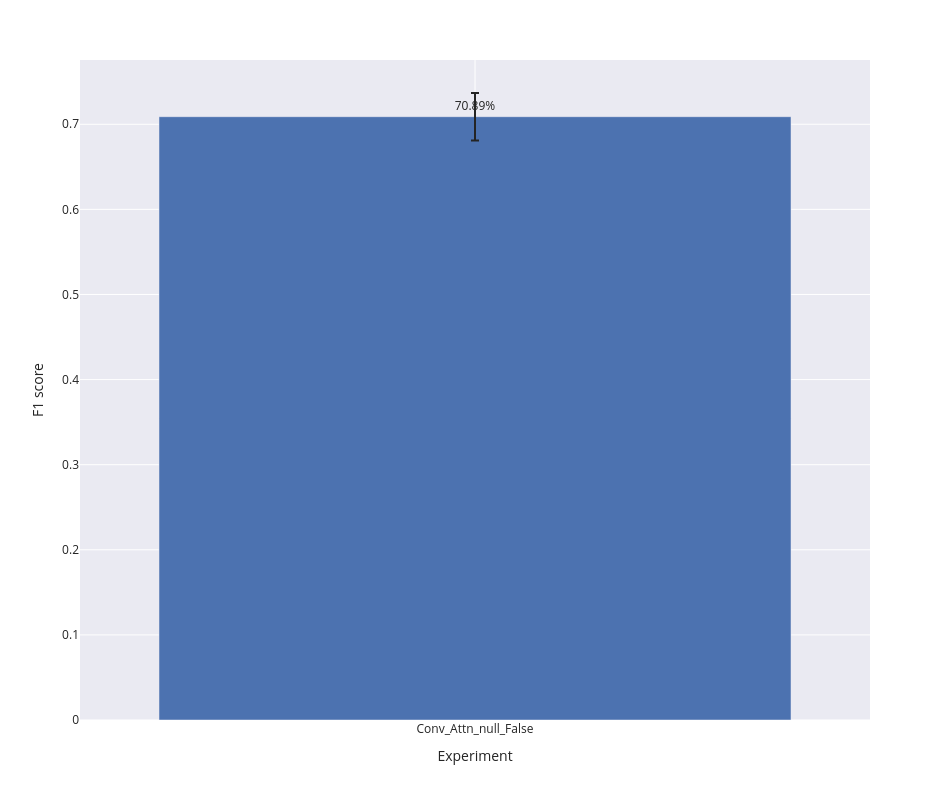

Here is the notebook cell this chart was saved with:
### Code cell
bar_plot(label_wise_metrics_agg, 'f1_score')

### Figure 1 — Plotly figure (JSON) as saved in the notebook; plotly's stock layout.template omitted (floating-point values rounded to 4 significant figures)
{"data": [{"alignmentgroup": "True", "error_y": {"array": [0.02784]}, "hovertemplate": "expr=%{x}<br>f1_score_mean=%{text}<extra></extra>", "legendgroup": "", "marker": {"color": "rgb(76,114,176)", "pattern": {"shape": ""}}, "name": "", "offsetgroup": "", "orientation": "v", "showlegend": false, "text": [0.7089], "textposition": "outside", "texttemplate": "%{text:.2%}", "type": "bar", "x": ["Conv_Attn_null_False"], "xaxis": "x", "y": [0.7089], "yaxis": "y"}], "layout": {"barmode": "group", "height": 800, "legend": {"tracegroupgap": 0}, "margin": {"t": 60}, "width": 950, "xaxis": {"anchor": "y", "domain": [0, 1], "title": {"text": "Experiment"}}, "yaxis": {"anchor": "x", "domain": [0, 1], "title": {"text": "F1 score"}}}}
